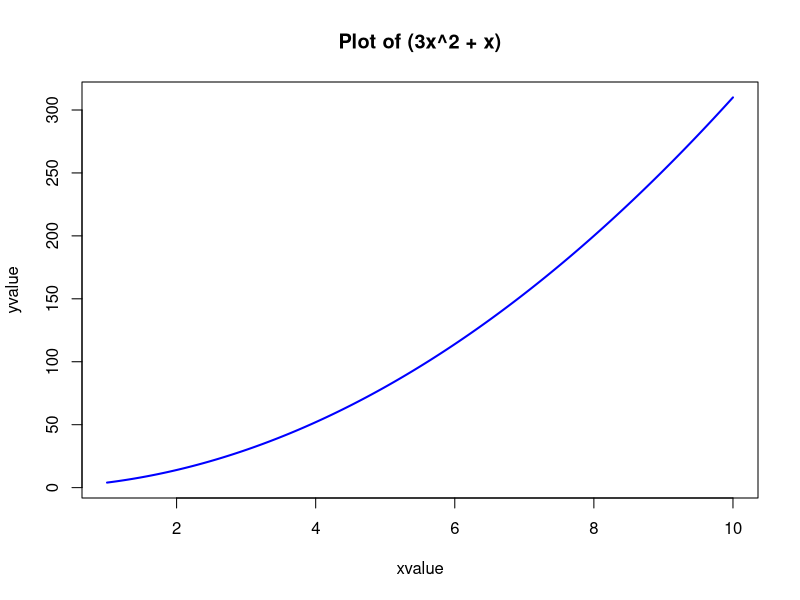
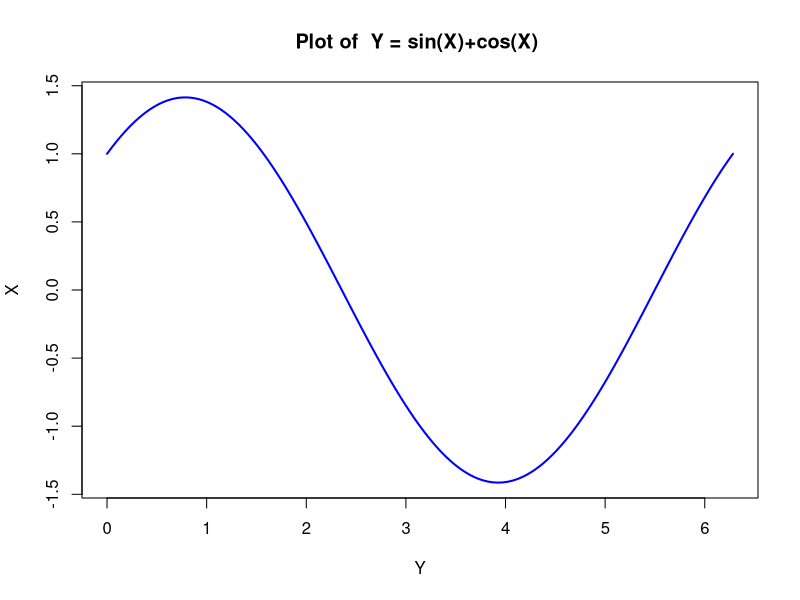
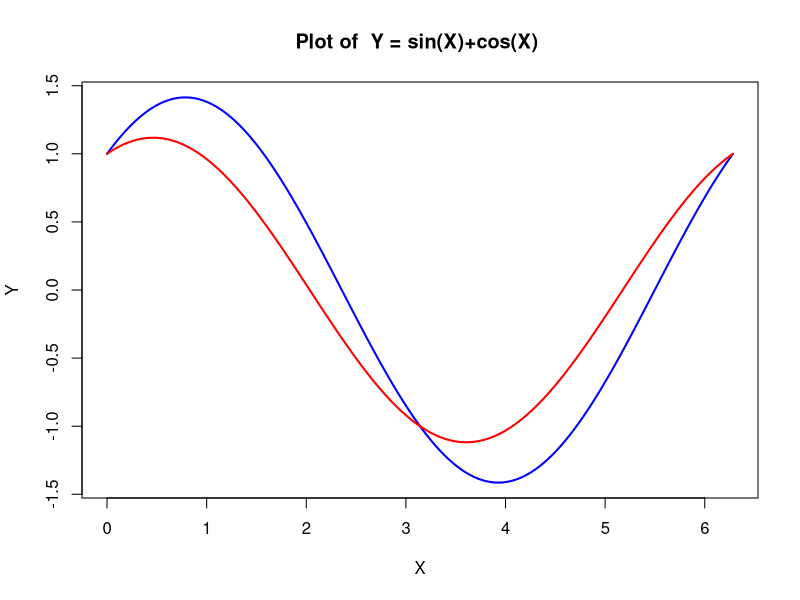
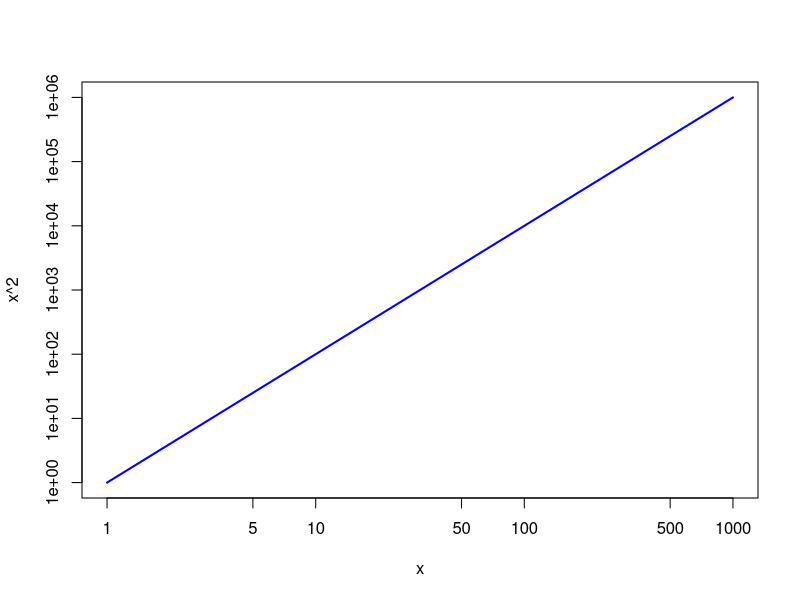

Generate these figures, in order, with R:
curve(  3*x^2 + x, from=1, to=10, n=300, xlab="xvalue", ylab="yvalue", 
        col="blue", lwd=2, main="Plot of (3x^2 + x)"  )

eqn = function(x){sin(x)+cos(x)}

curve(eqn, from=0, to=2*pi, n=200, xlab="Y", ylab="X", col="blue",lwd=2, 
      main="Plot of  Y = sin(X)+cos(X) ")

equation1 = function(x){sin(x)+cos(x)}

curve(equation1, from=0, to=2*pi, n=300, xlab="X", ylab="Y", col="blue",lwd=2, 
      main="Plot of  Y = sin(X)+cos(X) ")

equation2 = function(x){0.5*sin(x)+cos(x)}

curve(equation2, from=0, to=2*pi, n=300, add=TRUE, xlab="X", ylab="Y", col="red",
      lwd=2, 
      main="Plot of  Y = sin(X)+cos(X) ")

# log="xy" sets both the axes to log scale. Similarly, log="x" and log="y" 
#set the X and Y axis respectively to the log scale. 
curve( x^2, from=1, to=1000, log = "xy", col="blue", lwd=2 )
